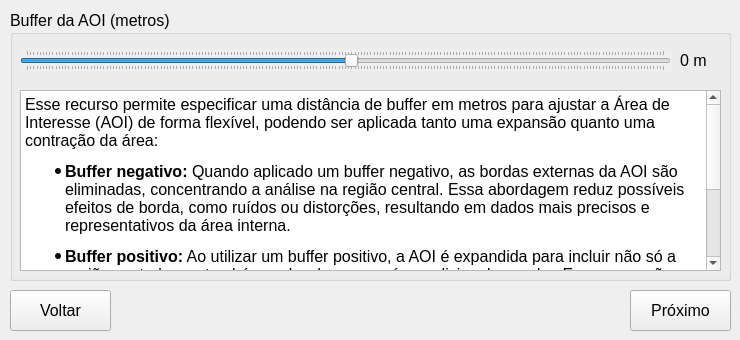
   <widget class="QWidget" name="tab_9">
    <attribute name="title">
     <string>Passo 7</string>
    </attribute>
    <widget class="QPushButton" name="QPushButton_back_6">
     <property name="enabled">
      <bool>true</bool>
     </property>
     <property name="geometry">
      <rect>
       <x>10</x>
       <y>290</y>
       <width>101</width>
       <height>41</height>
      </rect>
     </property>
     <property name="font">
      <font>
       <pointsize>12</pointsize>
      </font>
     </property>
     <property name="text">
      <string>Voltar</string>
     </property>
     <property name="icon">
      <iconset>
       <normaloff>icons8-back-button-50.png</normaloff>icons8-back-button-50.png</iconset>
     </property>
    </widget>
    <widget class="QPushButton" name="QPushButton_next_6">
     <property name="geometry">
      <rect>
       <x>630</x>
       <y>290</y>
       <width>101</width>
       <height>41</height>
      </rect>
     </property>
     <property name="font">
      <font>
       <pointsize>12</pointsize>
      </font>
     </property>
     <property name="text">
      <string>Próximo</string>
     </property>
     <property name="icon">
      <iconset>
       <normaloff>icons8-forward-button-50.png</normaloff>icons8-forward-button-50.png</iconset>
     </property>
    </widget>
    <widget class="QGroupBox" name="groupBox_28">
     <property name="geometry">
      <rect>
       <x>10</x>
       <y>10</y>
       <width>721</width>
       <height>271</height>
      </rect>
     </property>
     <property name="font">
      <font>
       <pointsize>12</pointsize>
      </font>
     </property>
     <property name="title">
      <string>Buffer da AOI (metros):</string>
     </property>
     <widget class="QTextBrowser" name="textBrowser_11">
      <property name="geometry">
       <rect>
        <x>10</x>
        <y>80</y>
        <width>701</width>
        <height>181</height>
       </rect>
      </property>
      <property name="font">
       <font>
        <pointsize>12</pointsize>
       </font>
      </property>
      <property name="html">
       <string>&lt;!DOCTYPE HTML PUBLIC "-//W3C//DTD HTML 4.0//EN" "http://www.w3.org/TR/REC-html40/strict.dtd"&gt;
&lt;html&gt;&lt;head&gt;&lt;meta name="qrichtext" content="1" /&gt;&lt;style type="text/css"&gt;
p, li { white-space: pre-wrap; }
&lt;/style&gt;&lt;/head&gt;&lt;body style=" font-family:'MS Shell Dlg 2'; font-size:12pt; font-weight:400; font-style:normal;"&gt;
&lt;p style=" margin-top:12px; margin-bottom:12px; margin-left:0px; margin-right:0px; -qt-block-indent:0; text-indent:0px;"&gt;Esse recurso permite especificar uma distância de buffer em metros para ajustar a Área de Interesse (AOI) de forma flexível, podendo ser aplicada tanto uma expansão quanto uma contração da área:&lt;/p&gt;
&lt;ul style="margin-top: 0px; margin-bottom: 0px; margin-left: 0px; margin-right: 0px; -qt-list-indent: 1;"&gt;&lt;li style="" style=" margin-top:12px; margin-bottom:12px; margin-left:0px; margin-right:0px; -qt-block-indent:0; text-indent:0px;"&gt;&lt;span style=" font-weight:600;"&gt;Buffer negativo:&lt;/span&gt; Quando aplicado um buffer negativo, as bordas externas da AOI são eliminadas, concentrando a análise na região central. Essa abordagem reduz possíveis efeitos de borda, como ruídos ou distorções, resultando em dados mais precisos e representativos da área interna.&lt;/li&gt;
&lt;li style="" style=" margin-top:12px; margin-bottom:12px; margin-left:0px; margin-right:0px; -qt-block-indent:0; text-indent:0px;"&gt;&lt;span style=" font-weight:600;"&gt;Buffer positivo:&lt;/span&gt; Ao utilizar um buffer positivo, a AOI é expandida para incluir não só a região central, mas também as bordas e uma área adicional ao redor. Essa expansão pode ser útil para capturar informações contextuais ou para garantir que pequenas imprecisões na delimitação não excluam partes relevantes dos dados.&lt;/li&gt;&lt;/ul&gt;
&lt;p style=" margin-top:12px; margin-bottom:12px; margin-left:0px; margin-right:0px; -qt-block-indent:0; text-indent:0px;"&gt;Com a possibilidade de aplicar ambos os tipos de buffer, o usuário pode ajustar a extração dos dados conforme os objetivos da análise. Dependendo do estudo, pode ser vantajoso focar na região central com um buffer negativo ou incluir áreas adjacentes com um buffer positivo, ou até combinar ambas as abordagens para análises comparativas.&lt;/p&gt;&lt;/body&gt;&lt;/html&gt;</string>
      </property>
     </widget>
     <widget class="QLabel" name="label_buffer">
      <property name="geometry">
       <rect>
        <x>670</x>
        <y>40</y>
        <width>51</width>
        <height>21</height>
       </rect>
      </property>
      <property name="font">
       <font>
        <pointsize>12</pointsize>
       </font>
      </property>
      <property name="text">
       <string>0 m</string>
      </property>
     </widget>
     <widget class="QSlider" name="horizontalSlider_buffer">
      <property name="enabled">
       <bool>true</bool>
      </property>
      <property name="geometry">
       <rect>
        <x>10</x>
        <y>40</y>
        <width>651</width>
        <height>21</height>
       </rect>
      </property>
      <property name="autoFillBackground">
       <bool>true</bool>
      </property>
      <property name="minimum">
       <number>-100</number>
      </property>
      <property name="maximum">
       <number>100</number>
      </property>
      <property name="pageStep">
       <number>5</number>
      </property>
      <property name="value">
       <number>2</number>
      </property>
      <property name="sliderPosition">
       <number>2</number>
      </property>
      <property name="orientation">
       <enum>Qt::Horizontal</enum>
      </property>
      <property name="tickPosition">
       <enum>QSlider::TicksBothSides</enum>
      </property>
     </widget>
    </widget>
   </widget>
